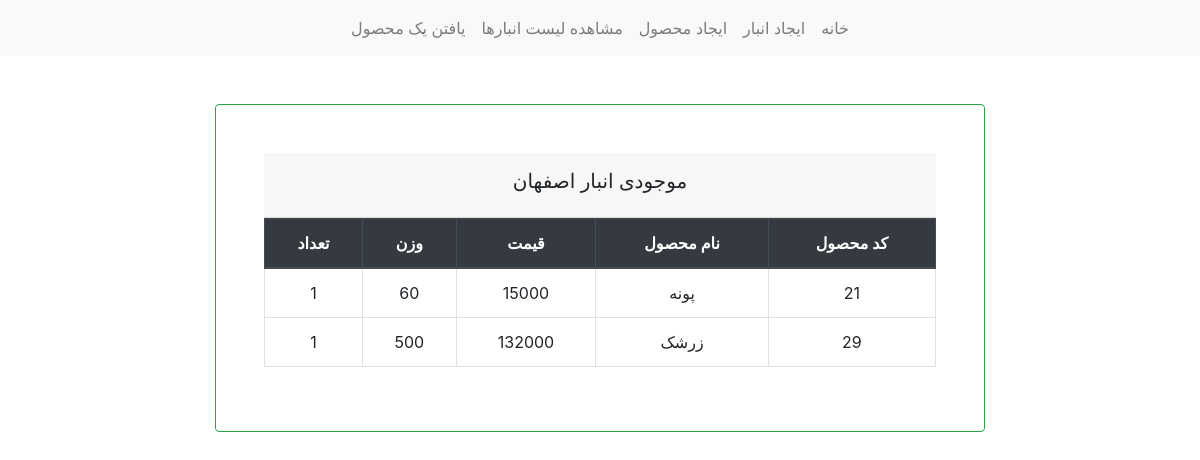
Page /showWarehouse.php?id=2&name=انبار اصفهان on the committed database.
### tables this page shows
CREATE TABLE `product` (
  `id` int(11) NOT NULL,
  `name` varchar(200) NOT NULL,
  `price` int(11) NOT NULL,
  `weight` int(11) NOT NULL
);

### showWarehouse.php (the view, shortened to what this page needs)
<?php
include('nav/header.php');
require_once("database/db_connection.php");
$ware_id = $_GET['id'];
$ware_name = $_GET['name'];
$sql_fetch_ware = "SELECT product_id FROM prod_ware WHERE warehouse_id = '$ware_id'";
$query = $conn->query($sql_fetch_ware);
$prod_id_array = array();
while ($result = $query->fetch_assoc()) {
    $prod_id_array[] = $result['product_id'];
}
$ids = join("','", $prod_id_array);
$sql = "SELECT * FROM product WHERE id IN ('$ids')";
$product_query = $conn->query($sql);
?>
<div class="container col-lg-8 mt-5">
    <div class="card p-5 border-success text-center">
        <div class="card-header p-3">
            <h5> موجودی <?php echo $ware_name ?></h5>
        </div>
        <table class="table table-hover table-bordered">
            <thead class="thead-dark">
                <tr>
                    <th scope="col">تعداد</th>
                    <th scope="col">وزن</th>
                    <th scope="col">قیمت</th>
                    <th scope="col">نام محصول</th>
                    <th scope="col">کد محصول</th>
                </tr>
            </thead>
            <tbody>
                <?php
                while ($row = mysqli_fetch_array($product_query)) { ?>
                    <tr>
                        <td><?php
                        $product_id = $row['id'];
                        $sql_find_quan = "SELECT quantity FROM prod_ware WHERE product_id = '$product_id' AND warehouse_id = '$ware_id'";
                        $query1 = $conn->query($sql_find_quan);
                        $quantity = array();
                        while ($res1 = $query1->fetch_assoc()) {
                            $quantity[] = $res1['quantity'];
                        }
                        echo "$quantity[0]";
                        ?></td>
                        <td><?php echo $row['weight'] ?></td>
                        <td><?php echo $row['price'] ?></td>
                        <td><?php echo $row['name'] ?></td>
                        <td><?php echo $row['id'] ?></td>
                    </tr>
                <?php } ?>
            </tbody>
        </table>
    </div>
</div>
</body>
</html>

### rows in the picture
product: quantity "1", weight "60", price "15000", name "پونه", id "21"
product: quantity "1", weight "500", price "132000", name "زرشک", id "29"

### other values in the picture
$ware_name "انبار اصفهان"
